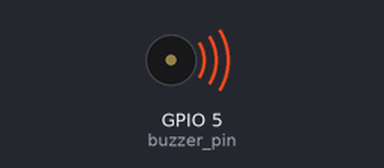
A program run on a simulated Raspberry Pi (BCM pin numbers). Shown: buzzer (waves = sounding). At 14.5 s the program stops and its outputs stay as they are.

Above: at 0.1 s.
At 14.6 s:
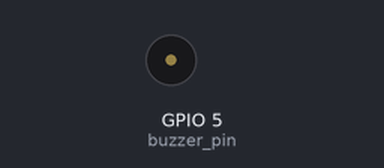
Timing chart, 0 to 16.0 s (numbered marks = the images above):
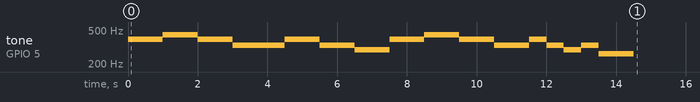

The program:

piezo_buzzer2.py
```python
import RPi.GPIO as GPIO
import time

buzzer_pin = 5
GPIO.setmode(GPIO.BCM)
GPIO.setup(buzzer_pin,GPIO.OUT)

pwm =GPIO.PWM(buzzer_pin,262)
pwm.start(10)

c=0

melody = [392, 392, 440, 440, 392, 392, 330, 392, 392, 330, 330, 294, 392, 392, 440, 440, 392, 392, 330, 392, 330, 294, 330, 262]
try:
    for i in melody:
        c+=1
        pwm.ChangeFrequency(i)
        if c==7:
            time.sleep(1)
        if c==12:
            time.sleep(1)
        elif c==19:
            time.sleep(1)
        elif c==24:
            time.sleep(1)
        else:
            time.sleep(0.5)

finally:
    pwm.stop()
    GPIO.cleanup()
```

Measured:
- by itself, tone on GPIO 5 (buzzer_pin): plays 392 Hz for 1.0 s, 440 Hz for 1.0 s, 392 Hz for 1.0 s, 330 Hz for 1.5 s, 392 Hz for 1.0 s, 330 Hz for 1.0 s … (16 notes in this stretch)
